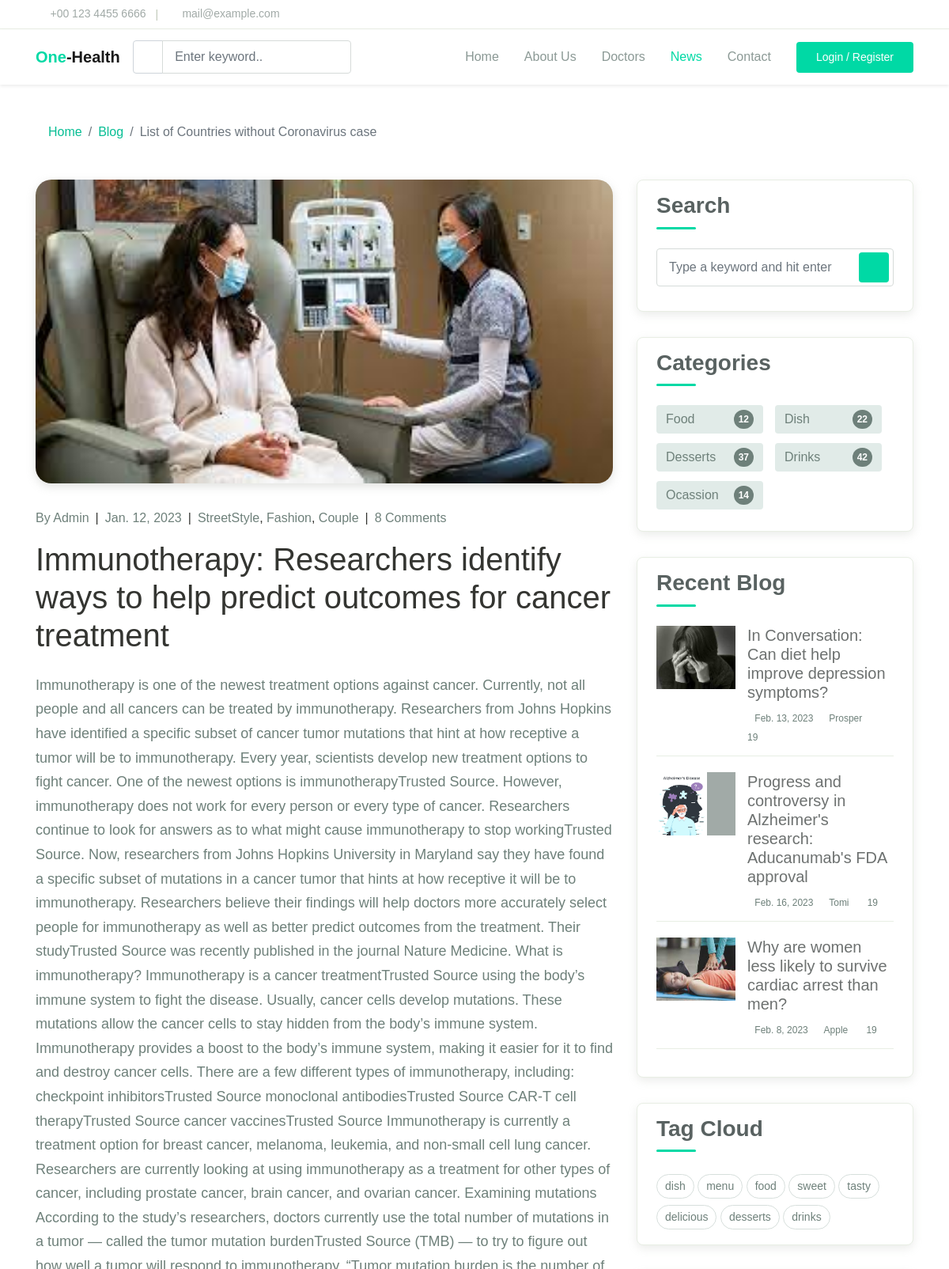
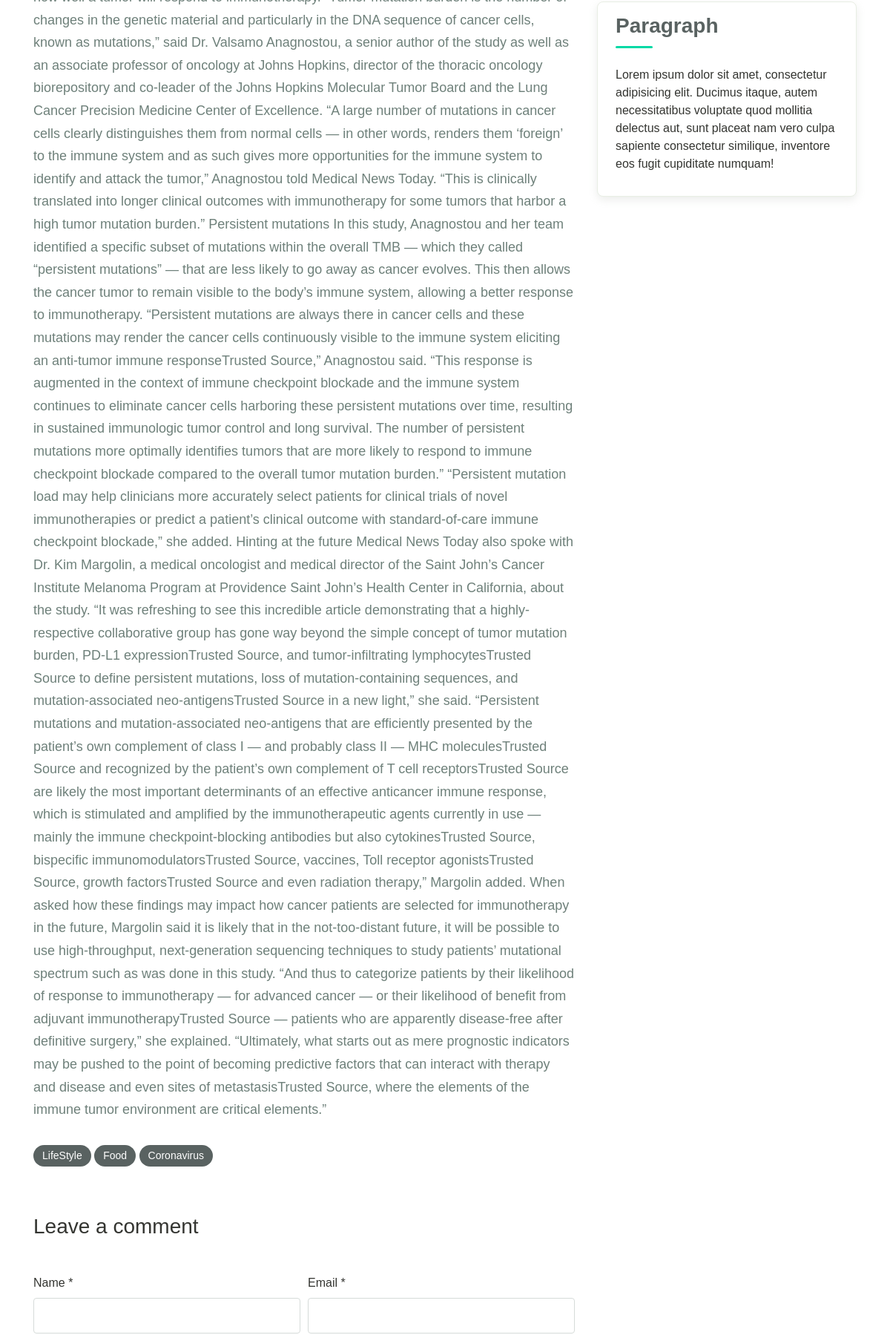
The app's page /news/Immuno/ (upper part) with its own data (2 pictures, top to bottom).
### app/models.py (models this page shows, shortened)
class News(models.Model):
    headline = models.CharField(max_length=100)
    content = models.TextField()
    author = models.CharField(max_length=50)
    date = models.DateField()
    image = models.ImageField(default='default.jpg', upload_to='news images')
    slug = models.SlugField()
    class Meta:
        verbose_name_plural = 'News'

### app/views.py (the view, shortened to what this page needs)
# urls.py: path('news/<slug:slug>/', DetailPage, name='blog-detail'),
def DetailPage(request, slug ):
    news = News.objects.get(slug = slug)
    new = News.objects.all()
    context = {
        'news' : news,
        'new' : new
    }
    return render(request, 'app/blog-detail.html', context)

### app/templates/app/blog-detail.html (shortened to what this page needs)
{% load static %}
<!DOCTYPE html>
<html lang="en">
<head>
  <link rel="stylesheet" href="{% static 'app/assets/css/maicons.css' %}">
  <link rel="stylesheet" href="{% static 'app/assets/css/bootstrap.css' %}">
  <link rel="stylesheet" href="{% static 'app/assets/vendor/owl-carousel/css/owl.carousel.css' %}">
  <link rel="stylesheet" href="{% static 'app/assets/vendor/animate/animate.css' %}">
  <link rel="stylesheet" href="{% static 'app/assets/css/theme.css' %}">
</head>
<body>
  <header>
    <div class="topbar">
      <div class="container">
        <div class="row">
          <div class="col-sm-8 text-sm">
            <div class="site-info">
              <a href="#"><span class="mai-call text-primary"></span> +00 123 4455 6666</a>
              <span class="divider">|</span>
              <a href="#"><span class="mai-mail text-primary"></span> mail@example.com</a>
            </div>
          </div>
          <div class="col-sm-4 text-right text-sm">
            <div class="social-mini-button">
              <a href="#"><span class="mai-logo-facebook-f"></span></a>
              <a href="#"><span class="mai-logo-twitter"></span></a>
              <a href="#"><span class="mai-logo-dribbble"></span></a>
              <a href="#"><span class="mai-logo-instagram"></span></a>
            </div>
          </div>
        </div>
      </div>
    </div>
    <nav class="navbar navbar-expand-lg navbar-light shadow-sm">
      <div class="container">
        <a class="navbar-brand" href="#"><span class="text-primary">One</span>-Health</a>
        <form action="#">
          <div class="input-group input-navbar">
            <div class="input-group-prepend">
              <span class="input-group-text" id="icon-addon1"><span class="mai-search"></span></span>
            </div>
            <input type="text" class="form-control" placeholder="Enter keyword.." aria-label="Username" aria-describedby="icon-addon1">
          </div>
        </form>
        <div class="collapse navbar-collapse" id="navbarSupport">
          <ul class="navbar-nav ml-auto">
            <li class="nav-item">
              <a class="nav-link" href="{% url 'home' %}">Home</a>
            </li>
            <li class="nav-item">
              <a class="nav-link" href="{% url 'about' %}">About Us</a>
            </li>
            <li class="nav-item">
              <a class="nav-link" href="{% url 'doctorpage' %}">Doctors</a>
            </li>
            <li class="nav-item active">
              <a class="nav-link" href="{% url 'blog' %}">News</a>
            </li>
            <li class="nav-item">
              <a class="nav-link" href="{% url 'contact' %}">Contact</a>
            </li>
            <li class="nav-item">
              <a class="btn btn-primary ml-lg-3" href="{% url 'signup' %}">Login / Register</a>
            </li>
          </ul>
        </div>
      </div>
    </nav>
  </header>
  <div class="page-section pt-5">
    <div class="container">
      <div class="row">
        <div class="col-lg-8">
          <nav aria-label="Breadcrumb">
            <ol class="breadcrumb bg-transparent py-0 mb-5">
              <li class="breadcrumb-item"><a href="{% url 'home' %}">Home</a></li>
              <li class="breadcrumb-item"><a href="{% url 'blog' %}">Blog</a></li>
              <li class="breadcrumb-item active" aria-current="page">List of Countries without Coronavirus case</li>
            </ol>
          </nav>
        </div>
      </div>
      <div class="row">
        <div class="col-lg-8">
          <article class="blog-details">
            <div class="post-thumb">
              <img src="{{ news.image.url }}" alt="">
            </div>
            <div class="post-meta">
              <div class="post-author">
                <span class="text-grey">By</span> <a href="#">Admin</a>
              </div>
              <span class="divider">|</span>
              <div class="post-date">
                <a href="#">{{news.date}}</a>
              </div>
              <span class="divider">|</span>
              <div>
                <a href="#">StreetStyle</a>, <a href="#">Fashion</a>, <a href="#">Couple</a>
              </div>
              <span class="divider">|</span>
              <div class="post-comment-count">
                <a href="#">8 Comments</a>
              </div>
            </div>
            <h2 class="post-title h1">{{news.headline}}</h2>
            <div class="post-content">
              <p>{{news.content}}</p>
            </div>
            <div class="post-tags">
              <a href="#" class="tag-link">LifeStyle</a>
              <a href="#" class="tag-link">Food</a>
              <a href="#" class="tag-link">Coronavirus</a>
            </div>
          </article>
          <div class="comment-form-wrap pt-5">
            <h3 class="mb-5">Leave a comment</h3>
            <form action="#" class="" method="post">
              <div class="form-row form-group">
                <div class="col-md-6">
                  <label for="name">Name *</label>
                  <input type="text" class="form-control" id="name" name="name">
                </div>
                <div class="col-md-6">
                  <label for="email">Email *</label>
                  <input type="email" class="form-control" id="email" name="email">
                </div>
              </div>
            </form>
          </div>
        </div>
        <div class="col-lg-4">
          <div class="sidebar">
            <div class="sidebar-block">
              <h3 class="sidebar-title">Search</h3>
              <form action="#" class="search-form">
                <div class="form-group">
                  <input type="text" class="form-control" placeholder="Type a keyword and hit enter">
                  <button type="submit" class="btn"><span class="icon mai-search"></span></button>
                </div>
              </form>
            </div>
            <div class="sidebar-block">
              <h3 class="sidebar-title">Categories</h3>
              <ul class="categories">
                <li><a href="#">Food <span>12</span></a></li>
                <li><a href="#">Dish <span>22</span></a></li>
                <li><a href="#">Desserts <span>37</span></a></li>
                <li><a href="#">Drinks <span>42</span></a></li>
                <li><a href="#">Ocassion <span>14</span></a></li>
              </ul>
            </div>
            <div class="sidebar-block">
              <h3 class="sidebar-title">Recent Blog</h3>
              {% for news in new|slice:":3" %}
              <div class="blog-item">
                <a class="post-thumb" href="">
                  <img src="{{news.image.url}}" alt="">
                </a>
                <div class="content">
                  <h5 class="post-title"><a href="#">{{news.headline}}</a></h5>
                  <div class="meta">
                    <a href="{% url 'blog-detail' news.slug %}"><span class="mai-calendar"></span>{{news.date}}</a>
                    <a href="{% url 'blog-detail' news.slug %}"><span class="mai-person"></span>{{news.author}}</a>
                    <a href="{% url 'blog-detail' news.slug %}"><span class="mai-chatbubbles"></span> 19</a>
                  </div>
                </div>
              </div>
              {% endfor %}
            </div>
            <div class="sidebar-block">
              <h3 class="sidebar-title">Tag Cloud</h3>
              <div class="tagcloud">
                <a href="#" class="tag-cloud-link">dish</a>
                <a href="#" class="tag-cloud-link">menu</a>
                <a href="#" class="tag-cloud-link">food</a>
                <a href="#" class="tag-cloud-link">sweet</a>
                <a href="#" class="tag-cloud-link">tasty</a>
                <a href="#" class="tag-cloud-link">delicious</a>
                <a href="#" class="tag-cloud-link">desserts</a>
                <a href="#" class="tag-cloud-link">drinks</a>
              </div>
            </div>
            <div class="sidebar-block">
              <h3 class="sidebar-title">Paragraph</h3>
              <p>Lorem ipsum dolor sit amet, consectetur adipisicing elit. Ducimus itaque, autem necessitatibus voluptate quod mollitia delectus aut, sunt placeat nam vero culpa sapiente consectetur similique, inventore eos fugit cupiditate numquam!</p>
            </div>
          </div>
        </div>
      </div>
    </div>
  </div>
</body>
</html>

### records on screen
News: image (picture), date "Jan. 12, 2023", headline "Immunotherapy: Researchers identify ways to help predict outcomes for cancer treatment", content "Immunotherapy is one of the newest treatment options against cancer. Currently, not all people and all cancers can be treated by immunotherapy. Researchers from Johns Hopkins have identified a specific subset of cancer tumor mutations that hint at how receptive a tumor will be to immunotherapy. Every year, scientists develop new treatment options to fight cancer. One of the newest options is immunotherapyTrusted Source. However, immunotherapy does not work for every person or every type of cancer. Researchers continue to look for answers as to what might cause immunotherapy to stop workingTrusted Source. Now, researchers from Johns Hopkins University in Maryland say they have found a…"
News: image (picture), headline "In Conversation: Can diet help improve depression symptoms?", date "Feb. 13, 2023", author "Prosper"
News: image (picture), headline "Progress and controversy in Alzheimer's research: Aducanumab's FDA approval", date "Feb. 16, 2023", author "Tomi"
News: image (picture), headline "Why are women less likely to survive cardiac arrest than men?", date "Feb. 8, 2023", author "Apple"
